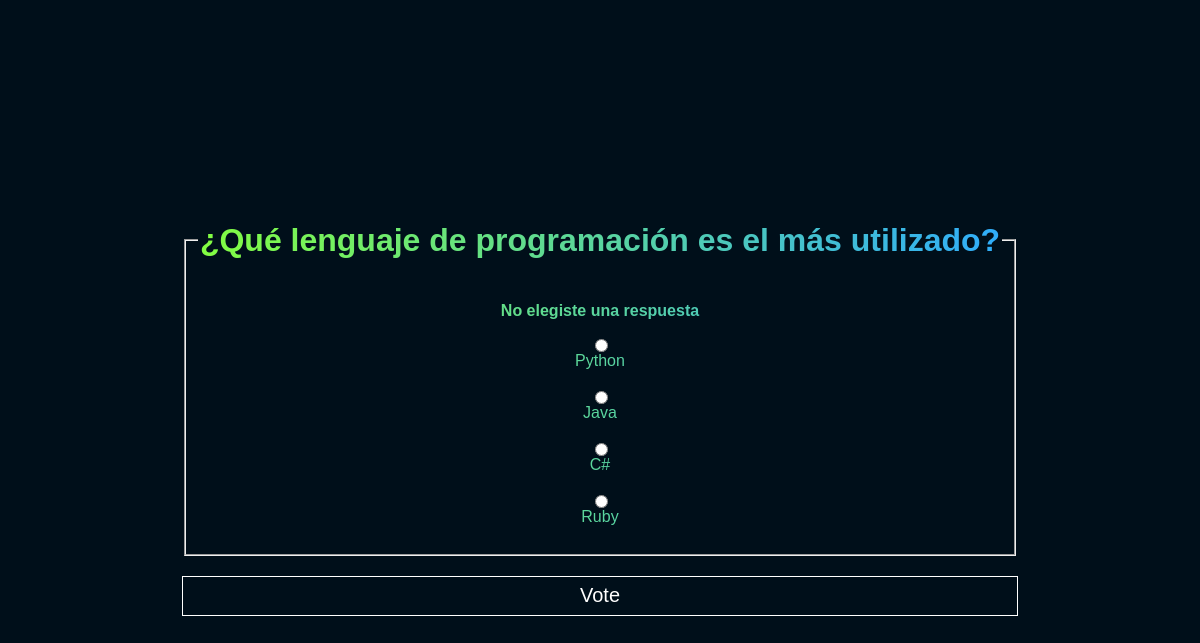
The page /polls/1/vote/ on the database its author committed.
### polls/models.py (models this page shows, shortened)
class Question(models.Model):
    question_text = models.CharField(max_length=200)
    pub_date = models.DateTimeField('date published')

class Choice(models.Model):
    question = models.ForeignKey(Question, on_delete=models.CASCADE)
    choice_text = models.CharField(max_length=200)
    votes = models.IntegerField(default=0)

### polls/views.py (the view)
# urls.py: path('<int:question_id>/vote/', views.vote, name='vote'),
def vote(request, question_id):
    question = get_object_or_404(Question, pk=question_id)
    try:
        selected_choice = question.choice_set.get(pk=request.POST['choice'])
    except (KeyError, Choice.DoesNotExist):
        context = {
            'question': question,
            'error_message': "No elegiste una respuesta",
        }
        return render(request, 'polls/detail.html', context)
    else:
        selected_choice.votes += 1
        selected_choice.save()
        return HttpResponseRedirect(reverse('polls:results', args=(question.id,)))

### polls/templates/polls/detail.html (shortened to what this page needs)
{% load static %}
<!DOCTYPE html>
<html lang="en">
<head>
    <link rel="stylesheet" href="{% static 'polls/style.css' %}">
    <link rel="stylesheet" href="{% static 'polls/detail.css' %}">
</head>
<body>
    <form action="{% url 'polls:vote' question.id %}" method="post">
        <fieldset>
            <legend><h1>{{ question.question_text }}</h1></legend>
            {% if error_message %}<p><strong>{{ error_message }}</strong></p>{% endif %}
            {% for choice in question.choice_set.all %}
                <input
                    type="radio"
                    name="choice"
                    id="choice{{ forloop.counter }}"
                    value="{{ choice.id }}"
                >
                <label for="choice{{ forloop.counter }}">{{ choice.choice_text }}</label><br>
            {% endfor %}
        </fieldset>
        <input type="submit" value="Vote">
    </form>
</body>
</html>

### polls/static/polls/style.css (style rules this page uses)
body { display: flex; align-items: center; justify-content: center; flex-direction: column; height: 100vh; background: hsl(204 100% 5%); font-family: Arial, Helvetica, sans-serif; }

### polls/static/polls/detail.css (style rules this page uses)
body { display: flex; align-items: center; justify-content: center; }
form { background: linear-gradient( to right, hsl(98 100% 62%), hsl(204 100% 59%) ); -webkit-background-clip: text; -webkit-text-fill-color: transparent; text-align: center; }
fieldset { display: flex; align-items: center; justify-content: center; flex-direction: column; }
input[type="submit"] { width: 100%; height: 40px; margin-top: 20px; -webkit-text-fill-color: white; background: hsl(204 100% 5%); border: 1px solid white; font-size: 20px; }

### rows shown on the page
Question: question_text "¿Qué lenguaje de programación es el más utilizado?"
Choice: choice_text "Python"
Choice: choice_text "Java"
Choice: choice_text "C#"
Choice: choice_text "Ruby"

### other values the page prints
{{ error_message }} "No elegiste una respuesta"
